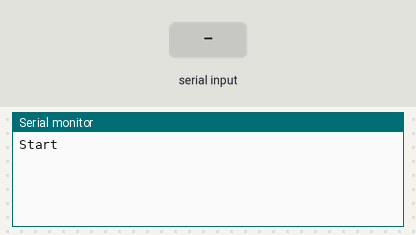
The sketch below on a simulated Arduino Uno, built with avr-gcc and run on an emulated ATmega328P. Parts: the last lines printed to the serial monitor. The test bench sets the inputs (shaded band).

Above: at 1.2 s.
1.3 s: "1\n" received over the second serial link
At 2.2 s:
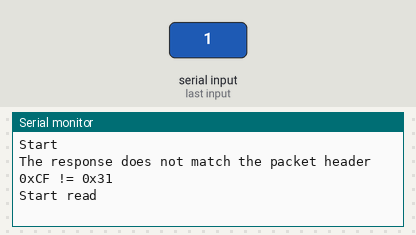
2.8 s: "0\n" received over the second serial link
At 4.8 s:
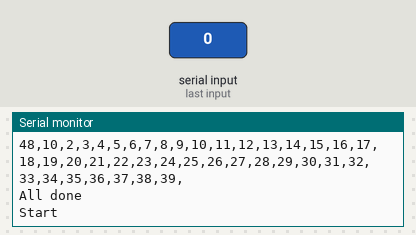
5.3 s: "2\n" received over the second serial link
At 6.5 s:
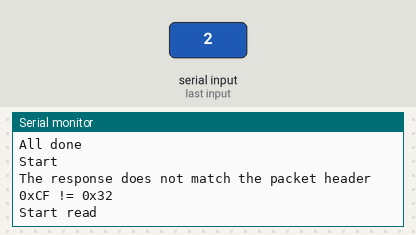

Measured:
- after the input at 1.3 s, the serial monitor: prints a new line at once (image 1)
- after the input at 2.8 s, the serial monitor: prints a new line after 1.0 s (image 2)
- after the input at 5.3 s, the serial monitor: prints a new line at once (image 3)

The sketch:

uart.ino
```cpp
#include <SoftwareSerial.h>

// software serial #2: RX = digital pin 8, TX = digital pin 9


#define B_SIZE 40

SoftwareSerial uart(8, 9);
uint8_t buffer[B_SIZE];

class UARTProtocol{

public:
  auto write(SoftwareSerial *uart, uint8_t *buffer, size_t size) -> size_t;
  auto read(SoftwareSerial *uart, uint8_t *buffer, size_t size) -> size_t;
private:
  auto readBlock(SoftwareSerial *uart, uint8_t *buffer, size_t size, bool first) -> size_t;
  static auto getHeaderForBlock(uint8_t *buffer, uint8_t size, bool firstBlock) -> uint8_t;
  static auto crc4(uint8_t *data, uint8_t size) -> uint8_t;
};

auto UARTProtocol::crc4(uint8_t *data, uint8_t size) -> uint8_t{
	const uint8_t CRC4_POLY = 0x13;
	uint8_t crc = 0;
	for (uint8_t z = 0; z < size; z++) {
		uint8_t byte = data[z];
		for (int i = 7; i >= 0; --i) {
			bool bit = (byte >> i) & 1;
			bool crc_msb = crc & 0x08;
			crc <<= 1;
			if (crc_msb ^ bit) {
				crc ^= CRC4_POLY;
			}
			crc &= 0x0F;
		}
	}
	return crc;
}

auto UARTProtocol::read(SoftwareSerial *uart, uint8_t *buffer, size_t size) -> size_t{
  size_t pos = 0;
  uint8_t receiveSize = size < 8 ? size : 8;
  bool first = true;
  while(pos < size){
      uint8_t ret = readBlock(uart, buffer + pos, receiveSize, first);
      if (ret != receiveSize){
          return 0;
      }
      first = false;
      pos += ret;
      receiveSize = size - pos > 8 ? 8 : size - pos;
  }
  return pos;
}

auto UARTProtocol::readBlock(SoftwareSerial *uart, uint8_t *buffer, size_t size, bool first) -> size_t{
  uint8_t header = 0;
  while (uart->available() == 0);
  uint8_t ret = uart->readBytes(&header, 1);
  if (ret != 1){
      printf("Error reading header size %d\n",ret);
      return 0;
  }
  uint8_t readSize = (header & 0x07) + 1;
  if (first != (bool)(header & 0x8)){
    uart->flush();
    printf("Error block order 0x%X\n", header);
    return 0;
  }
  if (readSize > size){
      printf("Block size %d is larger than buffer size %d\n", readSize, size);
      return 0;
  }
  while (uart->available() == 0);
  ret = uart->readBytes(buffer, readSize);
  if (ret != readSize){
      printf("Buffer read error. Read size %d\n", ret);
      return 0;
  }
  uint8_t headerReceive = getHeaderForBlock(buffer, readSize, first);
  if (headerReceive != header){
      printf("The receive does not match the packet header 0x%X != 0x%X\n", header, headerReceive);
      return 0;
  }
  ret = uart->write(&headerReceive, 1);
  if (ret != 1){
    return 0;
  }
  return readSize;
}

auto UARTProtocol::write(SoftwareSerial *uart, uint8_t *buffer, size_t size) -> size_t{
    size_t pos = 0;
    uint8_t sendSize = size < 8 ? size : 8;
    bool first = true;
    while(pos < size){
        uint8_t header = getHeaderForBlock(buffer + pos, sendSize, first);
        uint8_t ret = uart->write(&header, 1); // Send header at first
        if (ret != 1){
            return pos;
        }
        first = false;
        uart->flush();
        ret = uart->write(buffer + pos, sendSize);  // Send data block
        if (ret != sendSize){
            return pos + ret;
        }
        uart->flush();
        uint8_t headerResponse = 0;
        while (uart->available() == 0);
        ret = uart->readBytes(&headerResponse, 1);
        if (headerResponse != header){
            printf("The response does not match the packet header 0x%X != 0x%X\n",header, headerResponse);
            return pos;
        }
        uart->flush();
        pos += sendSize;
        sendSize = pos + sendSize < size ? sendSize : size - pos;
    }

    return size;
}

auto UARTProtocol::getHeaderForBlock(uint8_t *buffer, uint8_t size, bool firstBlock) -> uint8_t{
    if (size == 0){
        printf("Buffer size cannot be 0\n");
        return 0;
    }
    if (size > 8){
        printf("The size %d is larger than the allowed 8\n",size);
        return 0;
    }
    uint8_t value = crc4(buffer, size);
  	value = value << 4;
    value = (value & 0xF0) | ((size - 1) & 0x07) | (firstBlock ? 0x8 : 0);
    return value;
}

UARTProtocol p;

FILE f_out;
int sput(char c, __attribute__((unused)) FILE* f) {return !Serial.write(c);}

void setup() {
  // put your setup code here, to run once:
  Serial.begin(115200);
  uart.begin(9600);
  fdev_setup_stream(&f_out, sput, nullptr, _FDEV_SETUP_WRITE);
  stdout = &f_out;
}

void loop() {
  printf("Start\n");
  for(int i = 0 ; i < B_SIZE; i++){
    buffer[i] = i;
  }
  p.write(&uart, buffer, B_SIZE);
  printf("Start read\n");
  p.read(&uart, buffer, B_SIZE);
  for(int i = 0 ; i < B_SIZE; i++){
     printf("%d,",buffer[i]);
  }
  printf("\n");
  printf("All done\n");
  delay(50);
}
```
